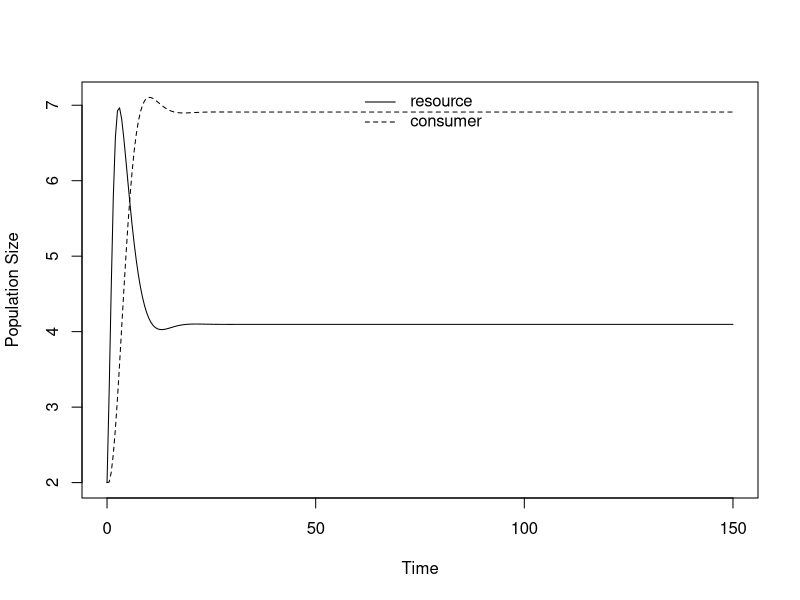

Write R code to recreate this figure. (Note: this script raises an error after producing the figure.)
library(deSolve)

# BEDDINGTON FUNCTIONAL RESPONSE

predprey.interference <- function(t, y, p) {
  R <- y[1]
  C <- y[2]
  with(as.list(p), {
    dR.dt <- r * R * (1 - R / k) - a * C * R/(1 + a * h * R + a * g * C)
    dC.dt <- e * a * C * R/(1 + a * h * R + a * g * C) - d * C
    list(c(dR.dt, dC.dt))
  })
}

r <- 2
e <- 0.5
a <- 0.5
d <- 0.35
k <- 10
h <- 0.35
g <- 0.35

R0 <- 2
C0 <- 2

params <- c(a = a, r = r, d = d, e = e, k = k, h = h, g = g)
MaxTime <- 150 # you can increase MaxTime if you think the dynamics have not yet reached their "endpoint"
Time <- seq(0, MaxTime, by = 0.5)
interference.out <- ode(c(R0, C0), Time, predprey.interference, params)

matplot(Time, (interference.out[, 2:3]), type = "l", lty = 1:2, col=1, ylab = "Population Size", xlab="Time")
legend("top", c(expression("resource"), expression("consumer")), lty = 1:2, bty = "n")

plot(interference.out[, 2], RosMac.out[, 3], type = "l",  lty = 1, col = 1, ylab = "consumer", xlab = "resource")
abline(v = d / (e * (a - d*h)), lty = 2, col = "blue") # consumer isocline, a vertical line
# to produce the graph for the resource isocline requires a bit more work since the now becomes a "curve" instead of a straight line
R <- 0:k
Riso <- expression(r / (a * k) * (k -R) * (1 + a * h * R))
RisoStable <- eval(Riso)
lines(R, RisoStable, type = "l", lty =2, ylab = "consumer", xlab = "resource", col = "red", ylim = c(0, 10)) # resource isocline

predprey.ratio <- function(t, y, p) {
  R <- y[1]
  C <- y[2]
  with(as.list(p), {
    dR.dt <- r * R * (1 - R / k) - a * C * (R/C)/(1 + a * h * (R/C))
    dC.dt <- e * a * (R/C) * C/(1 + a * h * (R/C)) - d * C
    list(c(dR.dt, dC.dt))
  })
}

r <- 2
e <- 0.5
a <- 0.5
d <- 0.35
k <- 10
h <- 0.35

R0 <- 2
C0 <- 2

params.RosMac1 <- c(a = a, r = r, d = d, e = e, k = k, h = h)
MaxTime <- 150 # you can increase MaxTime if you think the dynamics have not yet reached their "endpoint"
Time <- seq(0, MaxTime, by = 0.5)
RosMac.out <- ode(c(R0, C0), Time, predprey.ratio, params.RosMac1)

matplot(Time, (RosMac.out[, 2:3]), type = "l", lty = 1:2, col=1, ylab = "Population Size", xlab="Time")
legend("top", c(expression("resource"), expression("consumer")), lty = 1:2, bty = "n")

plot(RosMac.out[, 2], RosMac.out[, 3], type = "l",  lty = 1, col = 1, ylab = "consumer", xlab = "resource")
abline(v = d / (e * (a - d*h)), lty = 2, col = "blue") # consumer isocline, a vertical line
# to produce the graph for the resource isocline requires a bit more work since the now becomes a "curve" instead of a straight line
R <- 0:k
Riso <- expression(r / (a * k) * (k -R) * (1 + a * h * R))
RisoStable <- eval(Riso)
lines(R, RisoStable, type = "l", lty =2, ylab = "consumer", xlab = "resource", col = "red", ylim = c(0, 10)) # resource isocline
